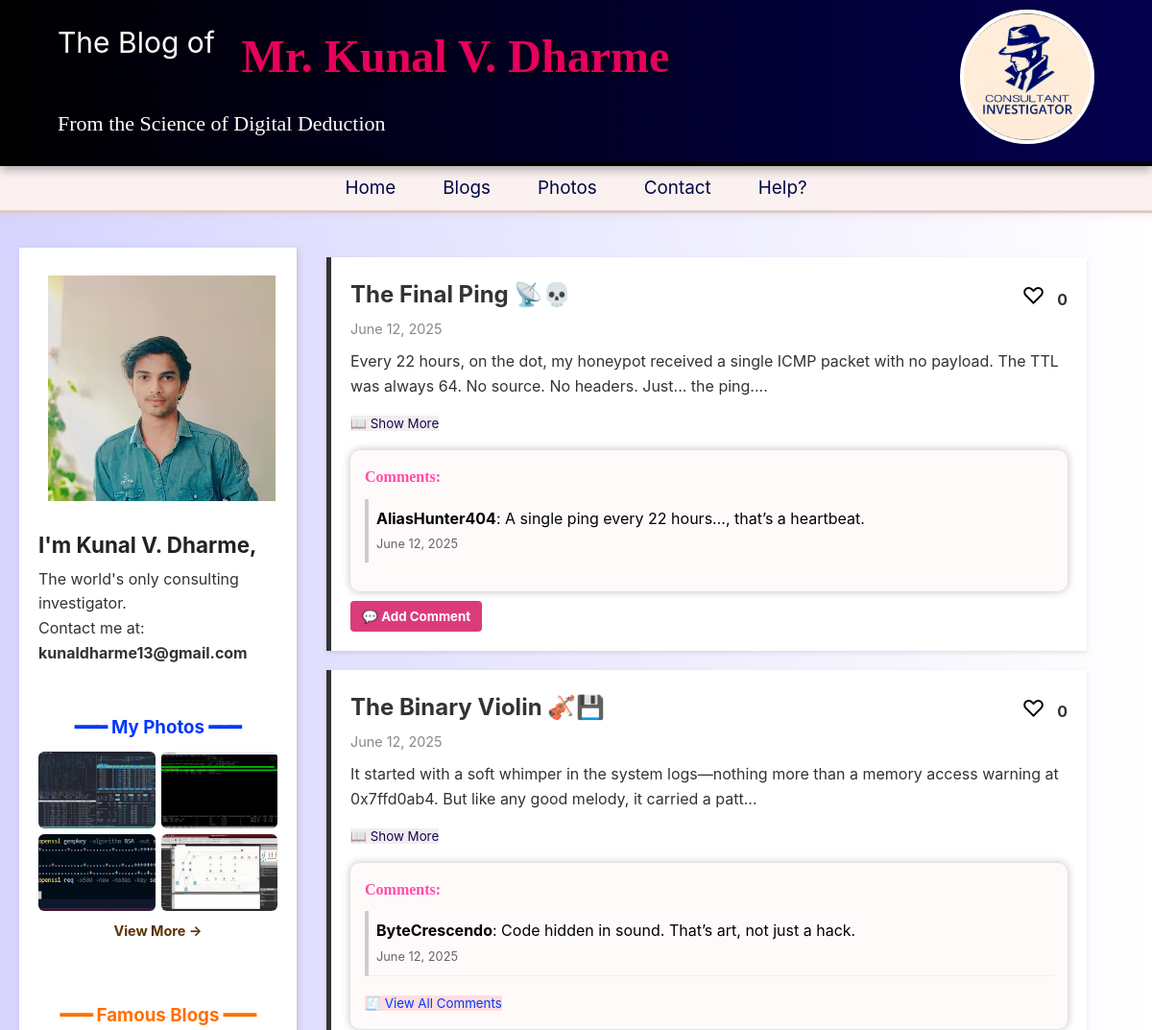
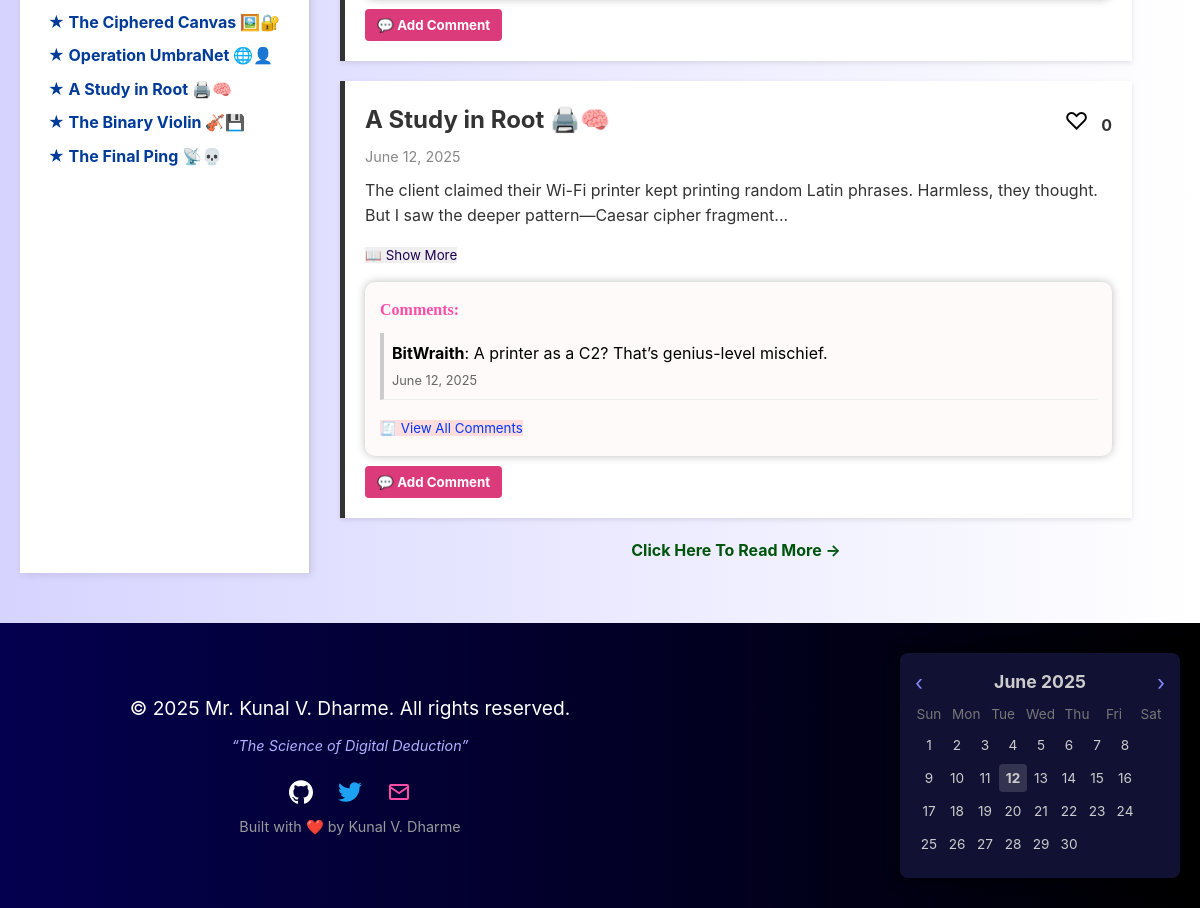
The page /index.html on the database its author committed (2 pictures, top to bottom).
### admin/models.py (models this page shows, shortened)
class SiteSettings(db.Model):
    id = db.Column(db.Integer, primary_key=True)
    profile_image = db.Column(db.String(255), default='kunal.jpg')
    site_title = db.Column(db.String(200), default="Kunal's Blog")
    created_at = db.Column(db.DateTime, default=datetime.utcnow)
    updated_at = db.Column(db.DateTime, default=datetime.utcnow, onupdate=datetime.utcnow)
    @staticmethod
    def get_settings():
        settings = SiteSettings.query.first()
        if not settings:
            settings = SiteSettings()
            db.session.add(settings)
            db.session.commit()
        return settings

class BlogPost(db.Model):
    id = db.Column(db.Integer, primary_key=True)
    title = db.Column(db.String(200), nullable=False)
    slug = db.Column(db.String(200), unique=True, nullable=False)
    content = db.Column(db.Text, nullable=False)
    created_at = db.Column(db.DateTime, default=datetime.utcnow)
    likes = db.Column(db.Integer, default=0)
    comments = db.relationship('Comment', backref='blog', lazy=True, cascade='all, delete-orphan')

class Comment(db.Model):
    id = db.Column(db.Integer, primary_key=True)
    name = db.Column(db.String(100), nullable=False)
    text = db.Column(db.Text, nullable=False)
    created_at = db.Column(db.DateTime, default=datetime.utcnow)
    approved = db.Column(db.Boolean, default=False)
    blog_id = db.Column(db.Integer, db.ForeignKey('blog_post.id'), nullable=False)

### app.py (the view)
@app.route('/')
@app.route('/index.html')
def home():
    recent_blogs = BlogPost.query.order_by(BlogPost.created_at.desc()).limit(3).all()
    famous_blogs = BlogPost.query.order_by(BlogPost.likes.desc()).limit(5).all()
    uploads_folder = os.path.join(app.static_folder, 'uploads')
    if os.path.exists(uploads_folder):
        photo_list = sorted(os.listdir(uploads_folder), reverse=True)[:4]  # Show latest 4
    else:
        photo_list = []
    from admin.models import SiteSettings
    settings = SiteSettings.get_settings()
    return render_template('index.html',
                         blogs=recent_blogs,
                         photo_list=photo_list,
                         famous_blogs=famous_blogs,
                         profile_image=settings.profile_image)

### templates/index.html (shortened to what this page needs)
<!DOCTYPE html>
<html lang="en">
<head>
    <link rel="stylesheet" href="{{ url_for('static', filename='css/style.css') }}">
</head>
<body>
<header class="site-header">
  <div class="header-text">
    <h1>
      <span style="font-size: 30px; font-weight: normal; position: relative; top: -20px;">The Blog of</span>
      <span style="margin-left: 20px; font-size: 48px; font-weight: bold; font-family: Impact, cursive; color: #e6005c; text-shadow: 2px 2px 5px black;">
        Mr. Kunal V. Dharme
      </span>
    </h1>
    <p style="margin-top: 13px; font-family: 'Brush Script MT', cursive; font-size: 22px; color: #ffffff;">
      From the Science of Digital Deduction
    </p>
  </div>
  <div class="logo-container">
    <img src="{{ url_for('static', filename='images/logo.png') }}" alt="Logo">
  </div>
</header>
<nav class="main-nav">
  <ul>
    <li><a href="{{ url_for('home') }}">Home</a></li>
    <li><a href="{{ url_for('all_blogs') }}">Blogs</a></li>
    <li><a href="{{ url_for('photos') }}">Photos</a></li>
    <li><a href="{{ url_for('contact') }}">Contact</a></li>
    <li><a href="{{ url_for('help') }}">Help?</a></li>
  </ul>
</nav>
<div class="container">
  <aside class="sidebar">
    <div>
      <img src="{{ url_for('static', filename='images/' + (profile_image or 'kunal.jpg')) }}" class="profile-img" alt="Kunal V. Dharme">
      <h2>I'm Kunal V. Dharme,</h2>
      <p>The world's only consulting investigator.<br>
        Contact me at: <strong>kunaldharme13@gmail.com</strong>
      </p>
      <h3 style="margin-top: 50px; margin-bottom: 10px; text-align: center; color: #0037ff;">━━━ My Photos ━━━</h3>
      <div style="display: grid; grid-template-columns: repeat(2, 1fr); gap: 6px;">
        {% for photo in photo_list[:4] %}
          <img src="{{ url_for('static', filename='uploads/' ~ photo) }}" alt="Photo" style="width: 100%; height: 80px; object-fit: cover; border-radius: 6px;">
        {% endfor %}
      </div>
      <div style="text-align: center; margin-top: 8px;">
        <a href="{{ url_for('photos') }}" style="font-size: 0.9rem; color: #5d3100; text-decoration: none; font-weight: bold;">
          View More →
        </a>
      </div>
      <h3 style="margin-top: 60px; margin-bottom: 10px; text-align: center; color: #ff6f00;">━━━ Famous Blogs ━━━</h3>
      <ul style="list-style-type: none; padding-left: 0;">
        {% for blog in famous_blogs %}
          <li style="margin-bottom: 8px;">
            <span style="color: #003b99; font-weight: bold;margin-left: 8px;">&#9733; {{ blog.title }}</span>
          </li>
        {% else %}
          <li style="text-align: center; color: #888;">No famous blogs yet.</li>
        {% endfor %}
      </ul>
    </div>
  </aside>
  <main class="blog-posts">
    {% for blog in blogs %}
    <article>
      <div style="display: flex; justify-content: space-between; align-items: center;">
        <h2>{{ blog.title }}</h2>
        <div>
          <button class="like-btn" onclick="toggleLike(this)" data-slug="{{ blog.slug }}">
            <span class="heart">&#9825;</span>
          </button>
          <span class="like-count" id="like-count-{{ blog.slug }}">{{ blog.likes or 0 }}</span>
        </div>
      </div>
      <p class="date">{{ blog.created_at.strftime('%B %d, %Y') }}</p>
      <p class="blog-preview" id="preview-{{ blog.id }}">
        {{ (blog.content[:150] | replace('\n', '<br>') | safe) }}{% if blog.content|length > 150 %}...{% endif %}
      </p>
      {% if blog.content|length > 150 %}
        <button onclick="toggleFullContent('{{ blog.id }}')" id="btn-{{ blog.id }}" style="border: none; color: rgb(30, 0, 79); margin-top: 18px;">
          📖 Show More
        </button>
      {% endif %}
      <div class="comments-section" id="comments-{{ blog.slug }}">
        <h4>Comments:</h4>
        <div class="comments-list" id="comments-list-{{ blog.slug }}" style="max-height: 90px; overflow: hidden;">
          {% set approved_comments = blog.comments | selectattr("approved") | list %}
          {% if approved_comments %}
            <div class="comment">
              <strong>{{ approved_comments[0].name }}</strong>: {{ approved_comments[0].text }}
              <small class="comment-date">{{ approved_comments[0].created_at.strftime('%B %d, %Y') }}</small>
            </div>
          {% else %}
            <p class="no-comments">No comments yet.</p>
          {% endif %}
        </div>
        {% if approved_comments|length > 1 %}
          <button style="background-color: #ffdddd; color: #0037ff;border: none;" onclick="toggleComments('{{ blog.slug }}')">🧾 View All Comments</button>
        {% endif %}
      </div>
      <button onclick="toggleCommentForm('{{ blog.slug }}')" class="toggle-comment-btn">💬 Add Comment</button>
    </article>
    {% else %}
    <p>No blog posts yet.</p>
    {% endfor %}
    <div style="text-align: center; margin-top: 8px;">
      <a href="{{ url_for('all_blogs') }}" style="font-size: 1rem; color: #00550d; text-decoration: none; font-weight: bold;">
        Click Here To Read More →
      </a>
    </div>
  </main>
</div>
{% include 'footer.html' %}
</body>
</html>

### templates/footer.html (shortened to what this page needs)
<footer style="background: linear-gradient(90deg, #04004f, #000000); color: #fff; padding: 30px 20px; font-family: 'Georgia', serif;">
  <div style="display: flex; justify-content: space-between; align-items: center; max-width: 1200px; margin: auto; flex-wrap: wrap; gap: 20px;">
    <div style="flex: 1; min-width: 200px; padding-right: 200px;">
      <p style="font-size: 1.2rem; margin-bottom: 10px;">
        &copy; <span id="year"></span> Mr. Kunal V. Dharme.  All rights reserved.
      </p>
      <p style="font-style: italic; color: #b0b0ff; margin-bottom: 20px;">
        “The Science of Digital Deduction”
      </p>
      <div style="display: flex; justify-content: center; gap: 25px; font-size: 1.5rem;">
        <a href="https://github.com/KunalDharme" target="_blank" rel="noopener" aria-label="GitHub" style="color: #fff; transition: color 0.3s ease;">
        </a>
        <a href="https://twitter.com/yourhandle" target="_blank" rel="noopener" aria-label="Twitter" style="color: #1DA1F2; transition: color 0.3s ease;">
        </a>
        <a href="kunaldharme13@gmail.com" aria-label="Email" style="color: #ff4da6; transition: color 0.3s ease;">
          <svg width="24" height="24" fill="currentColor" viewBox="0 0 24 24"><path d="M20 4H4c-1.104 0-2 .896-2 2v12c0 1.104.896 2 2 2h16c1.105 0 2-.896 2-2V6c0-1.104-.895-2-2-2zm0 2v.511l-8 5.489-8-5.489V6h16zm0 12H4v-9.255l8 5.491 8-5.491V18z"/></svg>
        </a>
      </div>
      <p style="font-size: 0.9rem; color: #999;">
        Built with <span style="color: #ff4da6;">&#10084;&#65039;</span> by Kunal V. Dharme
      </p>
    </div>
    <div id="calendar-container" style="width: 280px; background: #111133; padding: 15px; border-radius: 8px; box-shadow: 0 0 15px rgba(0,0,0,0.7); font-size: 0.85rem; color: #ccc;">
      <div id="calendar-header" style="display: flex; justify-content: space-between; align-items: center; margin-bottom: 8px;">
        <button id="prev-month" style="background: transparent; border: none; color: #88f; cursor: pointer; font-size: 1.3rem;">&#8249;</button>
        <div id="month-year" style="font-weight: bold; font-size: 1.1rem;"></div>
        <button id="next-month" style="background: transparent; border: none; color: #88f; cursor: pointer; font-size: 1.3rem;">&#8250;</button>
      </div>
      <div id="calendar-weekdays" style="display: flex; justify-content: space-between; margin-bottom: 5px;">
        <div style="width: 28px; text-align: center; color: #777;">Sun</div>
        <div style="width: 28px; text-align: center; color: #777;">Mon</div>
        <div style="width: 28px; text-align: center; color: #777;">Tue</div>
        <div style="width: 28px; text-align: center; color: #777;">Wed</div>
        <div style="width: 28px; text-align: center; color: #777;">Thu</div>
        <div style="width: 28px; text-align: center; color: #777;">Fri</div>
        <div style="width: 28px; text-align: center; color: #777;">Sat</div>
      </div>
      <div id="calendar-days" style="display: flex; flex-wrap: wrap; justify-content: flex-start;"></div>
    </div>
  </div>
</footer>

### static/css/style.css (style rules this page uses)
* { margin: 0; padding: 0; box-sizing: border-box; font-family: -apple-system, BlinkMacSystemFont, 'Segoe UI', Roboto, 'Helvetica Neue', sans-serif, 'Apple Color Emoji', 'Segoe UI Emoji', 'Noto Color Emoji'; }
body { font-family: Georgia, serif; background: linear-gradient(to left, #ffffff, #d6d4ff); color: #333; line-height: 1.6; }
.site-header { display: flex; justify-content: space-between; align-items: center; background: linear-gradient(to right, #000000, #04004f); padding: 10px 60px; color: white; position: relative; border-bottom: 5px solid #000; box-shadow: 0 4px 10px rgba(0,0,0,0.3); }
.logo-container img { width: 140px; height: 140px; border-radius: 50%; object-fit: cover; border: 4px solid white; background-color: white; }
.main-nav { background-color: #fbf1f1; text-align: center; padding: 8px 0; border-bottom: 3px solid #dccbcb; box-shadow: 0 2px 8px rgba(220, 203, 203, 0.4); user-select: none; }
.main-nav ul { list-style: none; margin: 0; padding: 0; display: inline-flex; gap: 25px; }
.main-nav a { text-decoration: none; color: #000844; font-weight: 1150; font-size: 1.18em; padding: 10px 12px; border-radius: 20px; position: relative; transition: color 0.3s ease, background-color 0.3s ease, box-shadow 0.3s ease, transform 0.2s ease; }
.main-nav a::after { content: ''; position: absolute; bottom: 5px; left: 15%; width: 70%; height: 3px; background-color: transparent; border-radius: 2px; transition: background-color 0.3s ease; }
.container { display: flex; flex-wrap: wrap; padding: 20px; gap: 20px; margin-top: 16px; }
.sidebar { width: 25%; background: #fff; padding: 20px; border-right: 1px solid #ccc; box-shadow: 2px 2px 8px rgba(0,0,0,0.1); }
.sidebar .profile-img { width: 95%; border-radius: 5x; margin-bottom: 10px; margin-left: 10px; margin-top: 9.2px; }
.sidebar h2 { margin: 10px 0 5px; font-size: 1.4em; color: #222; }
.blog-posts { width: 70%; padding: 10px; }
.blog-posts article { background: #fff; padding: 20px; margin-bottom: 20px; border-left: 5px solid #333; box-shadow: 0 2px 5px rgba(0,0,0,0.1); }
.blog-posts h2 { margin-bottom: 5px; }
.blog-posts a { text-decoration: none; color: #222; transition: 0.2s; }
.date { font-size: 0.9em; color: #888; margin-bottom: 10px; }
footer { text-align: center; padding: 15px; background: #222; color: white; font-size: 0.9em; margin-top: 30px; font-family: 'Segoe UI', Roboto, 'Helvetica Neue', Arial, sans-serif; }
.comment { border-left: 4px solid #ccc; padding-left: 15px; margin-bottom: 15px; }
.comment-date { font-size: 0.85em; color: #777; }
.comments-section { background-color: #fffafa; padding: 15px; border-radius: 10px; margin-top: 15px; color: #000000; box-shadow: 0 0 8px rgba(35, 35, 35, 0.3); }
.comments-section h4 { margin-bottom: 10px; color: #ff4da6; font-family: 'Georgia', serif; }
.toggle-comment-btn { margin-top: 10px; padding: 6px 12px; background-color: #080047; color: #ff4da6; border: 1px solid #000000; border-radius: 5px; font-weight: bold; cursor: pointer; transition: 0.3s ease; }
.comments-section, .comment-form { font-family: 'Ubuntu Mono', monospace; }

### templates/index.html (style rules this page uses)
.like-btn { background: none; border: none; cursor: pointer; font-size: 1.5rem; transition: transform 0.2s ease; }
.like-count { font-weight: bold; margin-left: 8px; vertical-align: middle; }
.comment { padding: 8px 8px; border-bottom: 1px solid #eee; }
.comment:last-child { border-bottom: none; }
.comment-date { color: #666; font-size: 0.8rem; display: block; margin-top: 4px; }
.toggle-comment-btn { background-color: #db3b7b; color: white; border: none; padding: 8px 12px; border-radius: 4px; cursor: pointer; margin-top: 10px; }

### rows shown on the page
SiteSettings: profile_image (picture)
BlogPost: title "The Ciphered Canvas 🖼️🔐"
BlogPost: title "Operation UmbraNet 🌐👤"
BlogPost: title "A Study in Root 🖨️🧠", likes "0", created_at "June 12, 2025", content "The client claimed their Wi-Fi printer kept printing random Latin phrases. Harmless, they thought. But I saw the deeper pattern—Caesar cipher fragment"
BlogPost: title "The Binary Violin 🎻💾", likes "0", created_at "June 12, 2025", content "It started with a soft whimper in the system logs—nothing more than a memory access warning at 0x7ffd0ab4. But like any good melody, it carried a patt"
BlogPost: title "The Final Ping 📡💀", likes "0", created_at "June 12, 2025", content "Every 22 hours, on the dot, my honeypot received a single ICMP packet with no payload. The TTL was always 64. No source. No headers. Just... the ping."
Comment: name "AliasHunter404", text "A single ping every 22 hours…, that’s a heartbeat.", created_at "June 12, 2025"
Comment: name "ByteCrescendo", text "Code hidden in sound. That’s art, not just a hack.", created_at "June 12, 2025"
Comment: name "BitWraith", text "A printer as a C2? That’s genius-level mischief.", created_at "June 12, 2025"
